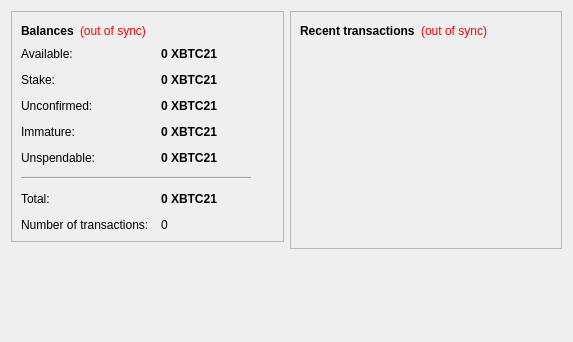
<?xml version="1.0" encoding="UTF-8"?>
<ui version="4.0">
 <class>OverviewPage</class>
 <widget class="QWidget" name="OverviewPage">
  <property name="geometry">
   <rect>
    <x>0</x>
    <y>0</y>
    <width>573</width>
    <height>342</height>
   </rect>
  </property>
  <property name="windowTitle">
   <string>Form</string>
  </property>
  <layout class="QHBoxLayout" name="horizontalLayout" stretch="1,1">
   <item>
    <layout class="QVBoxLayout" name="verticalLayout_2">
     <item>
      <widget class="QFrame" name="frame">
       <property name="frameShape">
        <enum>QFrame::StyledPanel</enum>
       </property>
       <property name="frameShadow">
        <enum>QFrame::Raised</enum>
       </property>
       <layout class="QVBoxLayout" name="verticalLayout_4">
        <item>
         <layout class="QHBoxLayout" name="horizontalLayout_4">
          <item>
           <widget class="QLabel" name="label_5">
            <property name="font">
             <font>
              <weight>75</weight>
              <bold>true</bold>
             </font>
            </property>
            <property name="text">
             <string>Balances</string>
            </property>
           </widget>
          </item>
          <item>
           <widget class="QLabel" name="labelWalletStatus">
            <property name="toolTip">
             <string>The displayed information may be out of date. Your wallet automatically synchronizes with the Bitcoin21 network after a connection is established, but this process has not completed yet.</string>
            </property>
            <property name="styleSheet">
             <string notr="true">QLabel { color: red; }</string>
            </property>
            <property name="text">
             <string notr="true">(out of sync)</string>
            </property>
            <property name="alignment">
             <set>Qt::AlignLeading|Qt::AlignLeft|Qt::AlignVCenter</set>
            </property>
           </widget>
          </item>
          <item>
           <spacer name="horizontalSpacer_2">
            <property name="orientation">
             <enum>Qt::Horizontal</enum>
            </property>
            <property name="sizeHint" stdset="0">
             <size>
              <width>40</width>
              <height>20</height>
             </size>
            </property>
           </spacer>
          </item>
         </layout>
        </item>
        <item>
         <layout class="QFormLayout" name="formLayout_2">
          <property name="fieldGrowthPolicy">
           <enum>QFormLayout::AllNonFixedFieldsGrow</enum>
          </property>
          <property name="horizontalSpacing">
           <number>12</number>
          </property>
          <property name="verticalSpacing">
           <number>12</number>
          </property>
          <item row="0" column="0">
           <widget class="QLabel" name="labelAvailableText">
            <property name="toolTip">
             <string>Your current available balance</string>
            </property>
            <property name="text">
             <string>Available:</string>
            </property>
           </widget>
          </item>
          <item row="0" column="1">
           <widget class="QLabel" name="labelAvailable">
            <property name="font">
             <font>
              <weight>75</weight>
              <bold>true</bold>
             </font>
            </property>
            <property name="cursor">
             <cursorShape>IBeamCursor</cursorShape>
            </property>
            <property name="toolTip">
             <string>Your current available balance</string>
            </property>
            <property name="text">
             <string notr="true">0 XBTC21</string>
            </property>
            <property name="alignment">
             <set>Qt::AlignLeading|Qt::AlignLeft|Qt::AlignVCenter</set>
            </property>
            <property name="textInteractionFlags">
             <set>Qt::LinksAccessibleByMouse|Qt::TextSelectableByKeyboard|Qt::TextSelectableByMouse</set>
            </property>
           </widget>
          </item>
          <item row="1" column="0">
           <widget class="QLabel" name="label_6">
            <property name="toolTip">
             <string>Total of coins that was staked, and do not yet count toward the current balance</string>
            </property>
            <property name="text">
             <string>Stake:</string>
            </property>
           </widget>
          </item>
          <item row="1" column="1">
           <widget class="QLabel" name="labelStake">
            <property name="font">
             <font>
              <weight>75</weight>
              <bold>true</bold>
             </font>
            </property>
            <property name="cursor">
             <cursorShape>IBeamCursor</cursorShape>
            </property>
            <property name="toolTip">
             <string>Total of coins that was staked, and do not yet count toward the current balance</string>
            </property>
            <property name="text">
             <string notr="true">0 XBTC21</string>
            </property>
            <property name="alignment">
             <set>Qt::AlignLeading|Qt::AlignLeft|Qt::AlignVCenter</set>
            </property>
            <property name="textInteractionFlags">
             <set>Qt::LinksAccessibleByMouse|Qt::TextSelectableByKeyboard|Qt::TextSelectableByMouse</set>
            </property>
           </widget>
          </item>
          <item row="2" column="0">
           <widget class="QLabel" name="label_3">
            <property name="toolTip">
             <string>Total of transactions that have yet to be confirmed, and do not yet count toward the current balance</string>
            </property>
            <property name="text">
             <string>Unconfirmed:</string>
            </property>
           </widget>
          </item>
          <item row="2" column="1">
           <widget class="QLabel" name="labelUnconfirmed">
            <property name="font">
             <font>
              <weight>75</weight>
              <bold>true</bold>
             </font>
            </property>
            <property name="cursor">
             <cursorShape>IBeamCursor</cursorShape>
            </property>
            <property name="toolTip">
             <string>Total of transactions that have yet to be confirmed, and do not yet count toward the current balance</string>
            </property>
            <property name="text">
             <string notr="true">0 XBTC21</string>
            </property>
            <property name="alignment">
             <set>Qt::AlignLeading|Qt::AlignLeft|Qt::AlignVCenter</set>
            </property>
            <property name="textInteractionFlags">
             <set>Qt::LinksAccessibleByMouse|Qt::TextSelectableByKeyboard|Qt::TextSelectableByMouse</set>
            </property>
           </widget>
          </item>
          <item row="3" column="0">
           <widget class="QLabel" name="labelImmatureText">
            <property name="toolTip">
             <string>Mined balance that has not yet matured</string>
            </property>
            <property name="text">
             <string>Immature:</string>
            </property>
           </widget>
          </item>
          <item row="3" column="1">
           <widget class="QLabel" name="labelImmature">
            <property name="font">
             <font>
              <weight>75</weight>
              <bold>true</bold>
             </font>
            </property>
            <property name="toolTip">
             <string>Mined balance that has not yet matured</string>
            </property>
            <property name="text">
             <string notr="true">0 XBTC21</string>
            </property>
            <property name="alignment">
             <set>Qt::AlignLeading|Qt::AlignLeft|Qt::AlignVCenter</set>
            </property>
            <property name="textInteractionFlags">
             <set>Qt::LinksAccessibleByMouse|Qt::TextSelectableByKeyboard|Qt::TextSelectableByMouse</set>
            </property>
           </widget>
          </item>
          <item row="4" column="0">
           <widget class="QLabel" name="labelBalanceWatchOnlyText">
            <property name="toolTip">
             <string>Your unspendable balance</string>
            </property>
            <property name="text">
             <string>Unspendable:</string>
            </property>
           </widget>
          </item>
          <item row="4" column="1">
           <widget class="QLabel" name="labelBalanceWatchOnly">
            <property name="font">
             <font>
              <weight>75</weight>
              <bold>true</bold>
             </font>
            </property>
            <property name="cursor">
             <cursorShape>IBeamCursor</cursorShape>
            </property>
            <property name="toolTip">
             <string>Your unspendable balance</string>
            </property>
            <property name="text">
             <string notr="true">0 XBTC21</string>
            </property>
            <property name="alignment">
             <set>Qt::AlignLeading|Qt::AlignLeft|Qt::AlignVCenter</set>
            </property>
            <property name="textInteractionFlags">
             <set>Qt::LinksAccessibleByMouse|Qt::TextSelectableByKeyboard|Qt::TextSelectableByMouse</set>
            </property>
           </widget>
          </item>
          <item row="5" column="0" colspan="2">
           <widget class="Line" name="line">
            <property name="maximumSize">
             <size>
              <width>230</width>
              <height>16777215</height>
             </size>
            </property>
            <property name="orientation">
             <enum>Qt::Horizontal</enum>
            </property>
           </widget>
          </item>
          <item row="6" column="0">
           <widget class="QLabel" name="labelTotalText">
            <property name="toolTip">
             <string>Your current total balance</string>
            </property>
            <property name="text">
             <string>Total:</string>
            </property>
           </widget>
          </item>
          <item row="6" column="1">
           <widget class="QLabel" name="labelTotal">
            <property name="font">
             <font>
              <weight>75</weight>
              <bold>true</bold>
             </font>
            </property>
            <property name="toolTip">
             <string>Your current total balance</string>
            </property>
            <property name="text">
             <string notr="true">0 XBTC21</string>
            </property>
            <property name="alignment">
             <set>Qt::AlignLeading|Qt::AlignLeft|Qt::AlignVCenter</set>
            </property>
            <property name="textInteractionFlags">
             <set>Qt::LinksAccessibleByMouse|Qt::TextSelectableByKeyboard|Qt::TextSelectableByMouse</set>
            </property>
           </widget>
          </item>
          <item row="7" column="0">
           <widget class="QLabel" name="label_2">
            <property name="toolTip">
             <string>Total number of transactions in wallet</string>
            </property>
            <property name="text">
             <string>Number of transactions:</string>
            </property>
           </widget>
          </item>
          <item row="7" column="1">
           <widget class="QLabel" name="labelNumTransactions">
            <property name="toolTip">
             <string>Total number of transactions in wallet</string>
            </property>
            <property name="text">
             <string notr="true">0</string>
            </property>
           </widget>
          </item>
         </layout>
        </item>
       </layout>
      </widget>
     </item>
     <item>
      <spacer name="verticalSpacer">
       <property name="orientation">
        <enum>Qt::Vertical</enum>
       </property>
       <property name="sizeHint" stdset="0">
        <size>
         <width>20</width>
         <height>40</height>
        </size>
       </property>
      </spacer>
     </item>
    </layout>
   </item>
   <item>
    <layout class="QVBoxLayout" name="verticalLayout_3">
     <item>
      <widget class="QFrame" name="frame_2">
       <property name="frameShape">
        <enum>QFrame::StyledPanel</enum>
       </property>
       <property name="frameShadow">
        <enum>QFrame::Raised</enum>
       </property>
       <layout class="QVBoxLayout" name="verticalLayout">
        <item>
         <layout class="QHBoxLayout" name="horizontalLayout_2">
          <item>
           <widget class="QLabel" name="label_4">
            <property name="text">
             <string>&lt;b&gt;Recent transactions&lt;/b&gt;</string>
            </property>
           </widget>
          </item>
          <item>
           <widget class="QLabel" name="labelTransactionsStatus">
            <property name="toolTip">
             <string>The displayed information may be out of date. Your wallet automatically synchronizes with the Bitcoin21 network after a connection is established, but this process has not completed yet.</string>
            </property>
            <property name="styleSheet">
             <string notr="true">QLabel { color: red; }</string>
            </property>
            <property name="text">
             <string notr="true">(out of sync)</string>
            </property>
            <property name="alignment">
             <set>Qt::AlignRight|Qt::AlignTrailing|Qt::AlignVCenter</set>
            </property>
           </widget>
          </item>
          <item>
           <spacer name="horizontalSpacer">
            <property name="orientation">
             <enum>Qt::Horizontal</enum>
            </property>
            <property name="sizeHint" stdset="0">
             <size>
              <width>40</width>
              <height>20</height>
             </size>
            </property>
           </spacer>
          </item>
         </layout>
        </item>
        <item>
         <widget class="QListView" name="listTransactions">
          <property name="styleSheet">
           <string notr="true">QListView { background: transparent; }</string>
          </property>
          <property name="frameShape">
           <enum>QFrame::NoFrame</enum>
          </property>
          <property name="verticalScrollBarPolicy">
           <enum>Qt::ScrollBarAlwaysOff</enum>
          </property>
          <property name="horizontalScrollBarPolicy">
           <enum>Qt::ScrollBarAlwaysOff</enum>
          </property>
          <property name="selectionMode">
           <enum>QAbstractItemView::NoSelection</enum>
          </property>
         </widget>
        </item>
       </layout>
      </widget>
     </item>
     <item>
      <spacer name="verticalSpacer_2">
       <property name="orientation">
        <enum>Qt::Vertical</enum>
       </property>
       <property name="sizeHint" stdset="0">
        <size>
         <width>20</width>
         <height>40</height>
        </size>
       </property>
      </spacer>
     </item>
    </layout>
   </item>
  </layout>
 </widget>
 <resources/>
 <connections/>
</ui>
